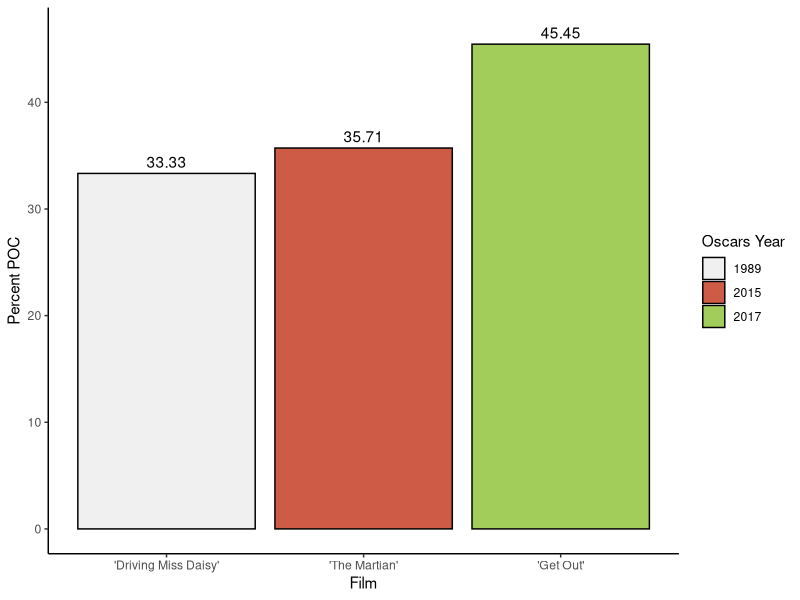

Generate this figure with R:
## ---- chunk 1
# DON'T CHANGE THE NEXT LINE, except to add NEW options if you have any.
knitr::opts_chunk$set(warning=FALSE, message=FALSE, echo = TRUE, include = TRUE)

# Load all libraries you use HERE:
library(tidyverse)
## ---- chunk 2
oscars <- read_csv("sanders_actor-metrics.csv") #data from the 1989, 2015 and 2017 oscars
dplyr::glimpse(oscars)

oscars %>%
  select(race) %>%
  distinct() #show which races are represented in the data
## ---- chunk 3
oscars %>%
  select(-actor, -characters, -imdb) -> oscars_condensed
## ---- chunk 4
oscars_condensed %>%
  select(year, film, race_simple) %>%
  group_by(year, film) %>%
  filter(race_simple == "POC") %>%
  count() %>%
  rename(number_poc = n) -> poc_by_film

oscars_condensed %>%
  select(year, film, race_simple) %>%
  group_by(year, film) %>%
  count() %>%
  rename(number_actors = n) -> actors_by_film

full_join(poc_by_film, actors_by_film) %>%
  mutate(percent_poc = number_poc/number_actors * 100) %>%
  arrange(desc(percent_poc)) %>%
  group_by(year) %>%
  slice(1) %>%
  ungroup() %>%
  transform(year = factor(year,
                              levels = c(1989, 2015, 2017),
                              labels = c("1989", "2015", "2017"))) %>%
  select(year, film, percent_poc) -> percent_poc_film
## ---- chunk 5
eighty_nine <- "gray94"
fifteen <- "coral3"
seventeen <- "darkolivegreen3"
yearfill <- c(eighty_nine, fifteen, seventeen) #fun fact, these are roughly the colors that were the most popular for each year
film_names <- fct_relevel(c("'Driving Miss Daisy'", "'The Martian'", "'Get Out'")) #fix the titles of the movies
theme_set(theme_classic())

percent_poc_film %>%
  ggplot() +
  aes(x = fct_reorder(film_names, percent_poc), #order films by percentage
      y = percent_poc,
      fill = year) +
  geom_col(color = "black") +
  scale_fill_manual(values = yearfill, name = "Oscars Year") + #fill columns by year
  geom_text(aes(x = film_names,
                y = percent_poc + 1.1,
                label = round(percent_poc, digits = 2))) +
  labs(x = "Film",
       y = "Percent POC")
  
